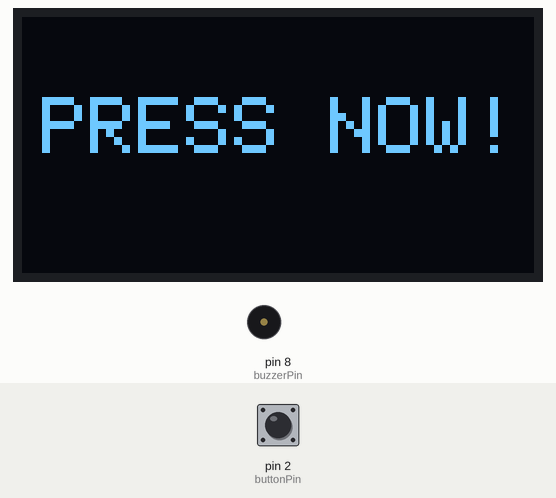
A sketch run on a simulated Arduino Uno, built with avr-gcc and run on an emulated ATmega328P. On the bench: 128×64 one-colour display, buzzer (waves = sounding). The test bench sets the inputs (shaded band); at power-on: pin 2 (buttonPin) HIGH. Random numbers use the default seed unless the sketch sets one.

Above: at 4.0 s.
4.1 s: pin 2 (buttonPin) pulled LOW for 0.15 s
At 5.4 s:
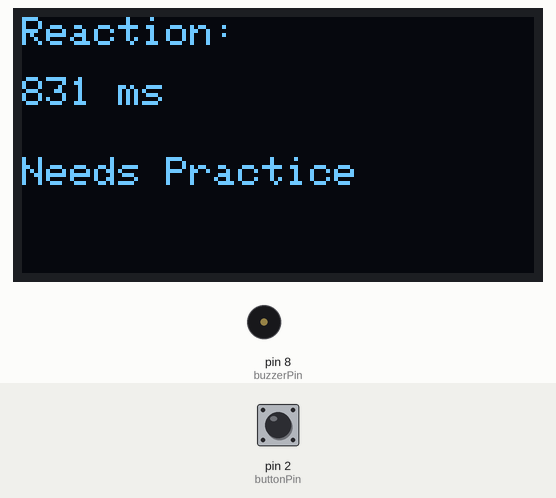
7.2 s: pin 2 (buttonPin) pulled LOW for 3.2 s
At 9.4 s:
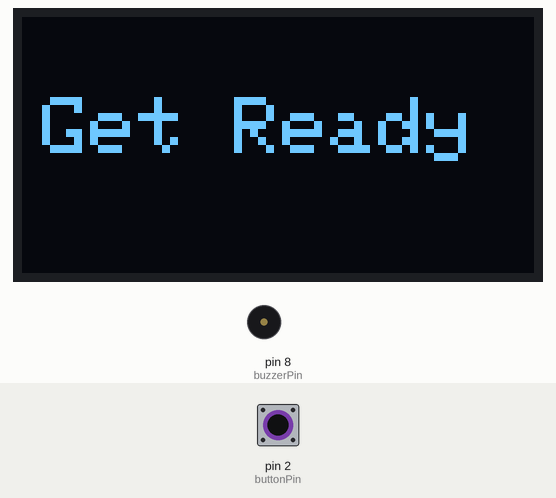
At 11.8 s:
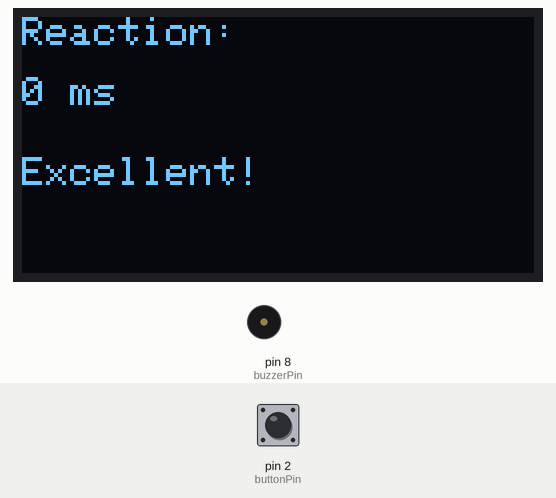
Timing chart, 0 to 13.3 s (numbered marks = the images above; inputs shaded):
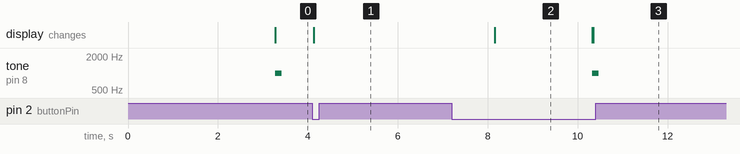

The sketch:

Day_End_Evaluation.ino
```cpp
#include <Wire.h>
#include <Adafruit_GFX.h>
#include <Adafruit_SSD1306.h>

#define SCREEN_WIDTH 128
#define SCREEN_HEIGHT 64

Adafruit_SSD1306 display(SCREEN_WIDTH, SCREEN_HEIGHT, &Wire, -1);

const int buttonPin = 2;
const int buzzerPin = 8;

unsigned long startTime;
unsigned long reactionTime;

void setup() {

  pinMode(buttonPin, INPUT_PULLUP);
  pinMode(buzzerPin, OUTPUT);

  Serial.begin(9600);

  if (!display.begin(SSD1306_SWITCHCAPVCC, 0x3C)) {
    Serial.println("OLED Failed");
    while (true);
  }

  randomSeed(analogRead(A0));
}

void loop() {

  // Ready Screen
  display.clearDisplay();
  display.setTextSize(2);
  display.setTextColor(SSD1306_WHITE);
  display.setCursor(5,20);
  display.println("Get Ready");
  display.display();

  delay(random(2000,5000));

  // PRESS NOW
  display.clearDisplay();
  display.setCursor(5,20);
  display.println("PRESS NOW!");
  display.display();

  tone(buzzerPin,1000,150);

  startTime = millis();

  // Wait for Button Press
  while(digitalRead(buttonPin)==HIGH);

  reactionTime = millis() - startTime;

  // Display Result
  display.clearDisplay();

  display.setTextSize(1);
  display.setCursor(0,0);
  display.print("Reaction:");

  display.setCursor(0,15);
  display.print(reactionTime);
  display.println(" ms");

  display.setCursor(0,35);

  if(reactionTime < 250)
  {
    display.println("Excellent!");
  }
  else if(reactionTime <= 500)
  {
    display.println("Good!");
  }
  else
  {
    display.println("Needs Practice");
  }

  display.display();

  delay(4000);
}
```

Measured:
- after the input at 4.1 s, the display: changes at once (image 1)
- what the display in image 2 shows lasts 2.1 s, from 8.2 s to 10.3 s
